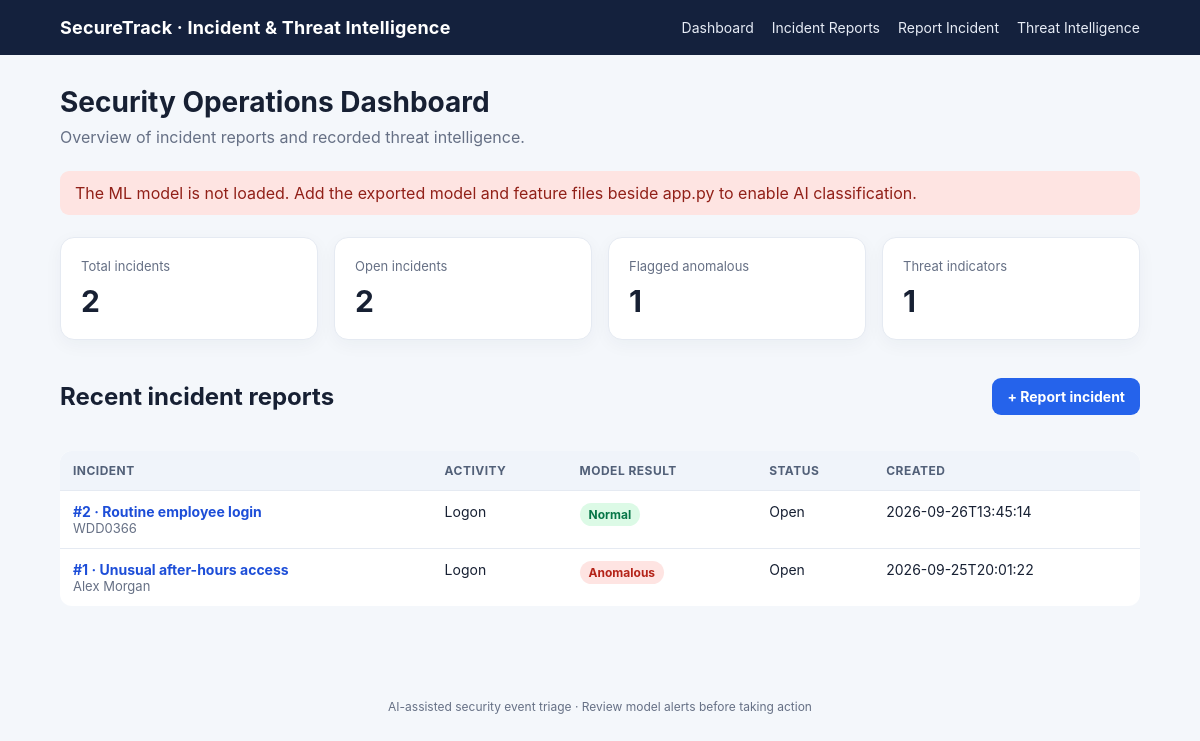
The page / on the database its author committed.
### tables this page shows
CREATE TABLE incidents (
        id INTEGER PRIMARY KEY AUTOINCREMENT,
        title TEXT NOT NULL,
        reporter TEXT NOT NULL,
        event_timestamp TEXT NOT NULL,
        activity TEXT NOT NULL,
        description TEXT NOT NULL,
        anomaly_probability REAL,
        predicted_label INTEGER,
        status TEXT NOT NULL DEFAULT 'Open',
        severity TEXT NOT NULL DEFAULT 'Medium',
        created_at TEXT NOT NULL
    );

### app.py (the view)
@app.route("/")
def dashboard():
    db = get_db()
    total = db.execute("SELECT COUNT(*) FROM incidents").fetchone()[0]
    open_count = db.execute(
        "SELECT COUNT(*) FROM incidents WHERE status = 'Open'"
    ).fetchone()[0]
    flagged = db.execute(
        "SELECT COUNT(*) FROM incidents WHERE predicted_label = 1"
    ).fetchone()[0]
    intel_count = db.execute("SELECT COUNT(*) FROM threat_intel").fetchone()[0]
    recent = db.execute(
        "SELECT * FROM incidents ORDER BY id DESC LIMIT 6"
    ).fetchall()
    return render_template(
        "dashboard.html",
        total=total, open_count=open_count, flagged=flagged,
        intel_count=intel_count, recent=recent,
        model_ready=model_ready()
    )

### app.py (called while the page is built)
def get_db():
    if "db" not in g:
        g.db = sqlite3.connect(DB_PATH)
        g.db.row_factory = sqlite3.Row
        g.db.execute("PRAGMA foreign_keys = ON")
    return g.db

def model_ready():
    return model is not None and bool(model_features)

### templates/dashboard.html (shortened to what this page needs)
{% extends "base.html" %}
{% block content %}
<h1>Security Operations Dashboard</h1>
<p class="sub">Overview of incident reports and recorded threat intelligence.</p>
{% if not model_ready %}
<div class="flash error">The ML model is not loaded. Add the exported model and feature files beside app.py to enable AI classification.</div>
{% else %}
<div class="flash success">ML classifier loaded and ready to score new incident reports.</div>
{% endif %}
<section class="grid">
  <div class="card"><div class="muted">Total incidents</div><div class="metric">{{ total }}</div></div>
  <div class="card"><div class="muted">Open incidents</div><div class="metric">{{ open_count }}</div></div>
  <div class="card"><div class="muted">Flagged anomalous</div><div class="metric">{{ flagged }}</div></div>
  <div class="card"><div class="muted">Threat indicators</div><div class="metric">{{ intel_count }}</div></div>
</section>
<div class="toolbar"><h2>Recent incident reports</h2><a class="btn" href="{{ url_for('new_incident') }}">+ Report incident</a></div>
{% if recent %}
<table>
<thead><tr><th>Incident</th><th>Activity</th><th>Model result</th><th>Status</th><th>Created</th></tr></thead>
<tbody>
{% for item in recent %}
<tr>
<td><a class="rowlink" href="{{ url_for('incident_detail', incident_id=item.id) }}">#{{ item.id }} · {{ item.title }}</a><div class="muted">{{ item.reporter }}</div></td>
<td>{{ item.activity }}</td>
<td>{% if item.predicted_label == 1 %}<span class="pill red">Anomalous</span>{% elif item.predicted_label == 0 %}<span class="pill green">Normal</span>{% else %}Not scored{% endif %}</td>
<td>{{ item.status }}</td><td>{{ item.created_at }}</td>
</tr>
{% endfor %}
</tbody></table>
{% else %}
<div class="card muted">No incident reports have been submitted yet.</div>
{% endif %}
{% endblock %}

### templates/base.html (shortened to what this page needs)
<!doctype html>
<html lang="en">
<head>
  <link rel="stylesheet" href="{{ url_for('static', filename='style.css') }}">
</head>
<body>
<header>
  <div class="brand">SecureTrack · Incident & Threat Intelligence</div>
  <nav>
    <a href="{{ url_for('dashboard') }}">Dashboard</a>
    <a href="{{ url_for('incidents') }}">Incident Reports</a>
    <a href="{{ url_for('new_incident') }}">Report Incident</a>
    <a href="{{ url_for('threat_intel') }}">Threat Intelligence</a>
  </nav>
</header>
<main>
  {% block content %}{% endblock %}
</main>
<footer>AI-assisted security event triage · Review model alerts before taking action</footer>
</body>
</html>

### static/style.css (style rules this page uses)
:root { --navy:#14213d; --blue:#2563eb; --bg:#f4f7fb; --ink:#172033; --muted:#667085; --line:#e5eaf2; }
* { box-sizing:border-box; }
body { margin:0; font-family:Inter,Segoe UI,Arial,sans-serif; background:var(--bg); color:var(--ink); }
header { background:var(--navy); color:#fff; padding:17px 5%; display:flex; align-items:center; justify-content:space-between; gap:20px; }
.brand { font-weight:750; font-size:18px; letter-spacing:.2px; }
nav { display:flex; flex-wrap:wrap; gap:18px; }
nav a { color:#e7ecf6; text-decoration:none; font-size:14px; }
main { max-width:1120px; margin:30px auto; padding:0 20px 45px; }
h1 { margin:0 0 8px; font-size:28px; }
.sub { color:var(--muted); margin:0 0 24px; }
.grid { display:grid; grid-template-columns:repeat(auto-fit,minmax(190px,1fr)); gap:16px; margin:22px 0; }
.card { background:#fff; border:1px solid var(--line); border-radius:14px; padding:20px; box-shadow:0 5px 18px rgba(24,39,75,.045); }
.metric { font-size:30px; font-weight:750; margin-top:9px; }
.muted { color:var(--muted); font-size:13px; }
.toolbar { display:flex; justify-content:space-between; align-items:center; gap:12px; flex-wrap:wrap; margin:20px 0; }
.btn { display:inline-block; border:0; background:var(--blue); color:#fff; text-decoration:none; padding:10px 15px; border-radius:9px; font-weight:650; cursor:pointer; font-size:14px; }
table { width:100%; border-collapse:collapse; background:#fff; border-radius:12px; overflow:hidden; }
th,td { text-align:left; padding:12px 13px; border-bottom:1px solid var(--line); font-size:14px; vertical-align:top; }
th { background:#f0f4fa; font-size:12px; text-transform:uppercase; letter-spacing:.04em; color:#526078; }
tr:last-child td { border-bottom:0; }
.pill { display:inline-block; padding:4px 9px; border-radius:30px; font-size:12px; font-weight:700; background:#edf2f7; }
.pill.red { background:#fee4e2; color:#b42318; }
.pill.green { background:#dcfae6; color:#067647; }
.flash { padding:12px 15px; border-radius:9px; margin:10px 0 18px; background:#e8f1ff; }
.flash.error { background:#fee4e2; color:#912018; }
.rowlink { color:#1d4ed8; text-decoration:none; font-weight:650; }
footer { color:var(--muted); text-align:center; padding:18px; font-size:12px; }

### rows shown on the page
incidents: id "2", title "Routine employee login", reporter "WDD0366", activity "Logon", predicted_label "Normal", status "Open", created_at "2026-09-26T13:45:14"
incidents: id "1", title "Unusual after-hours access", reporter "Alex Morgan", activity "Logon", predicted_label "Anomalous", status "Open", created_at "2026-09-25T20:01:22"

### other values the page prints
{{ total }} "2"
{{ open_count }} "2"
{{ flagged }} "1"
{{ intel_count }} "1"
